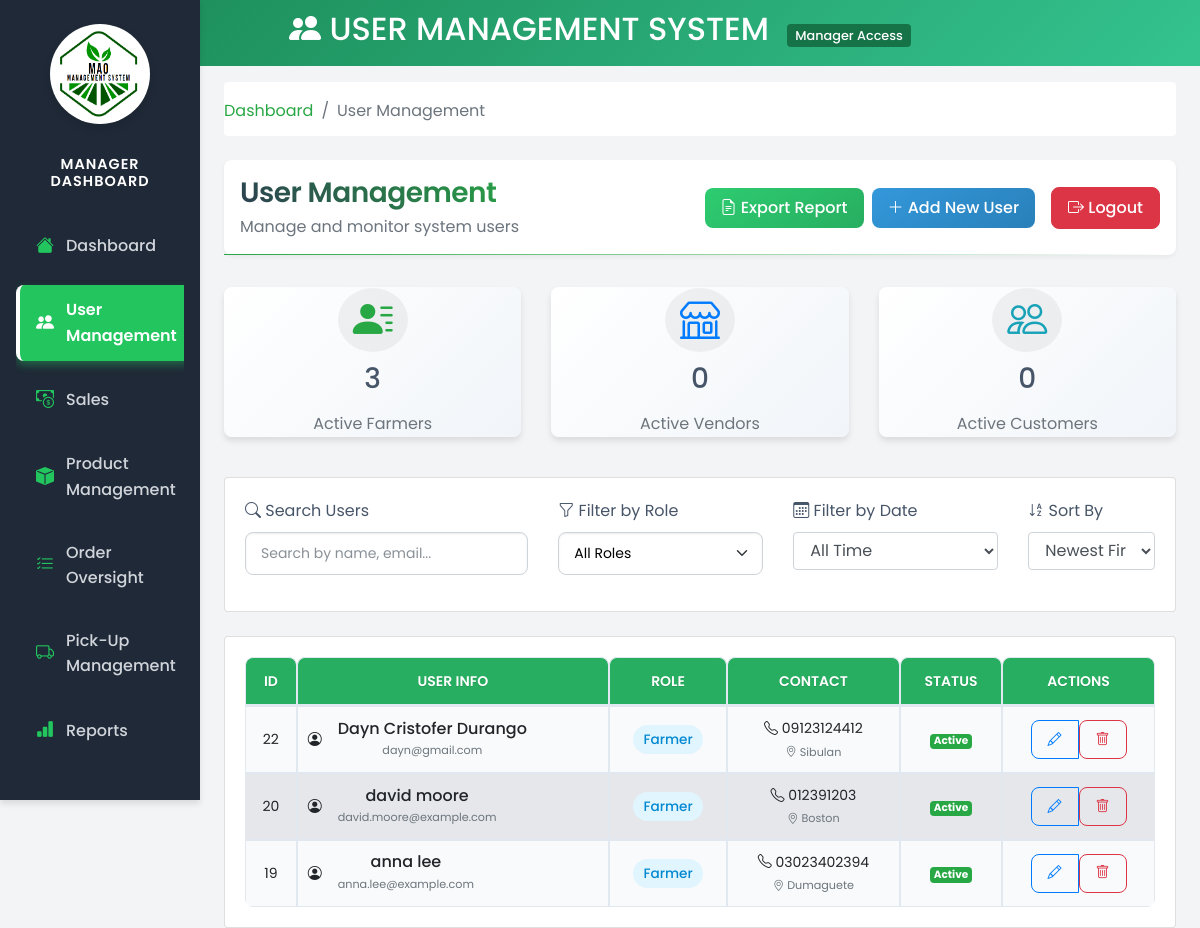
Screenshot of /views/manager/manager-user-management.php (signed in) with the database file from the repository.
### tables this page shows
CREATE TABLE `users` (
  `user_id` int(11) NOT NULL,
  `username` varchar(50) NOT NULL,
  `password` varchar(255) NOT NULL,
  `email` varchar(100) NOT NULL,
  `role_id` int(11) DEFAULT NULL,
  `created_at` timestamp NOT NULL DEFAULT current_timestamp(),
  `updated_at` timestamp NOT NULL DEFAULT current_timestamp() ON UPDATE current_timestamp(),
  `first_name` varchar(100) NOT NULL,
  `last_name` varchar(100) NOT NULL,
  `contact_number` varchar(20) DEFAULT NULL,
  `address` text DEFAULT NULL
);

CREATE TABLE `roles` (
  `role_id` int(11) NOT NULL,
  `role_name` varchar(50) NOT NULL
);

### models/user.php (called while the page is built, shortened)
<?php
require_once 'Database.php';
class User
{
    private $conn;
    public function __construct()
    {
        $database = new Database();
        $this->conn = $database->connect();
    }
    public function getUsersByRoles($roles) {
        try {
            $placeholders = str_repeat('?,', count($roles) - 1) . '?';
            $query = "SELECT u.*, r.role_name
                     FROM users u
                     JOIN roles r ON u.role_id = r.role_id
                     WHERE r.role_name IN ($placeholders)
                     ORDER BY u.user_id DESC";
            $stmt = $this->conn->prepare($query);
            $stmt->execute($roles);
            return $stmt->fetchAll(PDO::FETCH_ASSOC);
        } catch (PDOException $e) {
            error_log("Error fetching users by roles: " . $e->getMessage());
            return [];
        }
    }
    public function getRolesByType($roleTypes) {
        try {
            $placeholders = str_repeat('?,', count($roleTypes) - 1) . '?';
            $query = "SELECT * FROM roles WHERE role_name IN ($placeholders)";
            $stmt = $this->conn->prepare($query);
            $stmt->execute($roleTypes);
            return $stmt->fetchAll(PDO::FETCH_ASSOC);
        } catch (PDOException $e) {
            error_log("Error fetching roles by type: " . $e->getMessage());
            return [];
        }
    }
    public function countUsersByRole($roleName) {
        try {
            $query = "SELECT COUNT(*) as count
                     FROM users u
                     JOIN roles r ON u.role_id = r.role_id
                     WHERE r.role_name = :role_name";
            $stmt = $this->conn->prepare($query);
            $stmt->bindParam(':role_name', $roleName);
            $stmt->execute();
            $result = $stmt->fetch(PDO::FETCH_ASSOC);
            return $result['count'];
        } catch (PDOException $e) {
            error_log("Error counting users by role: " . $e->getMessage());
            return 0;
        }
    }
}
?>

### models/database.php (called while the page is built)
<?php
class Database {
    private $host = 'localhost';
    private $db = 'farmersmarketdb';
    private $user = 'root';
    private $pass = '';
    private $charset = 'utf8mb4';
    public $conn;
    public function connect() {
        if ($this->conn === null) {
            try {
                $dsn = "mysql:host=$this->host;dbname=$this->db;charset=$this->charset";
                $this->conn = new PDO($dsn, $this->user, $this->pass);
                $this->conn->setAttribute(PDO::ATTR_ERRMODE, PDO::ERRMODE_EXCEPTION);
            } catch (PDOException $e) {
                echo 'Connection failed: ' . $e->getMessage();
                exit;
            }
        }
        return $this->conn;
    }
}
?>

### views/manager/manager-user-management.php (the view, shortened to what this page needs)
<?php
require_once '../../models/User.php';
$userClass = new User();
$users = $userClass->getUsersByRoles(['Farmer', 'Vendor', 'Customer']);
$roles = $userClass->getRolesByType(['Farmer', 'Vendor', 'Customer']);
?>
<!DOCTYPE html>
<html lang="en">
<head>
    <link href="https://stackpath.bootstrapcdn.com/bootstrap/4.5.2/css/bootstrap.min.css" rel="stylesheet">
    <link href="https://cdn.jsdelivr.net/npm/bootstrap-icons/font/bootstrap-icons.css" rel="stylesheet">
    <link rel="stylesheet" href="../../public/style/admin.css">
    <link rel="stylesheet" href="../../public/style/admin-sidebar.css">
    <link rel="stylesheet" href="../../public/style/user-management.css">
</head>
<body>
    <div class="manager-header text-center">
        <h2><i class="bi bi-people-fill"></i> USER MANAGEMENT SYSTEM <span class="manager-badge">Manager Access</span></h2>
    </div>
    <div class="container-fluid">
        <div class="row">
            <?php include '../global/manager-sidebar.php'; ?>
            <main role="main" class="col-md-9 ml-sm-auto col-lg-10 px-4">
                <nav aria-label="breadcrumb" class="mt-3">
                    <ol class="breadcrumb bg-white custom-card">
                        <li class="breadcrumb-item"><a href="manager-dashboard.php">Dashboard</a></li>
                        <li class="breadcrumb-item active">User Management</li>
                    </ol>
                </nav>
                <div class="page-header d-flex justify-content-between align-items-center">
                    <div>
                        <h1 class="h2 mb-1">User Management</h1>
                        <p class="text-muted mb-0">Manage and monitor system users</p>
                    </div>
                    <div class="d-flex align-items-center">
                        <button class="btn btn-success mr-2" onclick="exportUserReport()">
                            <i class="bi bi-file-earmark-text"></i> Export Report
                        </button>
                        <button class="btn btn-primary mr-2" data-toggle="modal" data-target="#addUserModal">
                            <i class="bi bi-plus-lg"></i> Add New User
                        </button>
                        <form method="POST" class="mb-0">
                            <button type="submit" name="logout" class="btn btn-danger logout-btn">
                                <i class="bi bi-box-arrow-right"></i> Logout
                            </button>
                        </form>
                    </div>
                </div>
                <div class="row mb-4">
                    <?php
                    $roleStats = [
                        ['role' => 'Farmer', 'icon' => 'bi-person-lines-fill', 'color' => 'success'],
                        ['role' => 'Vendor', 'icon' => 'bi-shop', 'color' => 'primary'],
                        ['role' => 'Customer', 'icon' => 'bi-people', 'color' => 'info']
                    ];
                    foreach ($roleStats as $stat):
                        $count = $userClass->countUsersByRole($stat['role']);
                    ?>
                    <div class="col-md-4">
                        <div class="dashboard-card">
                            <div class="card-icon text-<?= $stat['color'] ?>">
                                <i class="bi <?= $stat['icon'] ?>"></i>
                            </div>
                            <h3 class="mb-3"><?= $count ?></h3>
                            <p class="text-muted mb-0">Active <?= $stat['role'] ?>s</p>
                        </div>
                    </div>
                    <?php endforeach; ?>
                </div>
                <div class="card mb-4">
                    <div class="card-body">
                        <div class="row">
                            <div class="col-md-4">
                                <div class="form-group">
                                    <label><i class="bi bi-search"></i> Search Users</label>
                                    <input type="text" id="searchUser" class="form-control" placeholder="Search by name, email...">
                                </div>
                            </div>
                            <div class="col-md-3">
                                <div class="form-group">
                                    <label><i class="bi bi-funnel"></i> Filter by Role</label>
                                    <select id="roleFilter" class="form-control">
                                        <option value="">All Roles</option>
                                    </select>
                                </div>
                            </div>
                            <div class="col-md-3">
                                <div class="form-group">
                                    <label><i class="bi bi-calendar3"></i> Filter by Date</label>
                                    <select id="dateFilter" class="form-control">
                                        <option value="">All Time</option>
                                    </select>
                                </div>
                            </div>
                            <div class="col-md-2">
                                <div class="form-group">
                                    <label><i class="bi bi-sort-alpha-down"></i> Sort By</label>
                                    <select id="sortFilter" class="form-control">
                                        <option value="newest">Newest First</option>
                                    </select>
                                </div>
                            </div>
                        </div>
                    </div>
                </div>
                <div class="card">
                    <div class="card-body">
                        <div class="table-responsive">
                            <table class="table table-hover">
                                <thead>
                                    <tr>
                                        <th>ID</th>
                                        <th>User Info</th>
                                        <th>Role</th>
                                        <th>Contact</th>
                                        <th>Status</th>
                                        <th>Actions</th>
                                    </tr>
                                </thead>
                                <tbody>
                                    <?php foreach ($users as $user): ?>
                                    <tr>
                                        <td><?= $user['user_id'] ?></td>
                                        <td>
                                            <div class="d-flex align-items-center">
                                                <div class="user-avatar mr-3">
                                                    <i class="bi bi-person-circle"></i>
                                                </div>
                                                <div>
                                                    <h6 class="mb-0"><?= htmlspecialchars($user['first_name'] . ' ' . $user['last_name']) ?></h6>
                                                    <small class="text-muted"><?= htmlspecialchars($user['email']) ?></small>
                                                </div>
                                            </div>
                                        </td>
                                        <td>
                                            <?php
                                            $roleName = "";
                                            foreach ($roles as $role) {
                                                if ($role['role_id'] == $user['role_id']) {
                                                    $roleName = $role['role_name'];
                                                    break;
                                                }
                                            }
                                            ?>
                                            <span class="role-badge <?= $roleName ?>"><?= $roleName ?></span>
                                        </td>
                                        <td>
                                            <div>
                                                <i class="bi bi-telephone"></i> <?= htmlspecialchars($user['contact_number']) ?>
                                            </div>
                                            <small class="text-muted">
                                                <i class="bi bi-geo-alt"></i> <?= htmlspecialchars($user['address']) ?>
                                            </small>
                                        </td>
                                        <td>
                                            <span class="badge badge-success">Active</span>
                                        </td>
                                        <td>
                                            <div class="btn-group">
                                                <button class="btn btn-sm btn-outline-primary edit-btn"
                                                        data-user-id="<?= $user['user_id'] ?>"
                                                        data-username="<?= htmlspecialchars($user['username']) ?>"
                                                        data-email="<?= htmlspecialchars($user['email']) ?>"
                                                        data-role-id="<?= $user['role_id'] ?>"
                                                        data-first-name="<?= htmlspecialchars($user['first_name']) ?>"
                                                        data-last-name="<?= htmlspecialchars($user['last_name']) ?>"
                                                        data-contact-number="<?= htmlspecialchars($user['contact_number']) ?>"
                                                        data-address="<?= htmlspecialchars($user['address']) ?>">
                                                    <i class="bi bi-pencil"></i>
                                                </button>
                                                <form method="POST" class="d-inline">
                                                    <button type="submit" name="delete_user" class="btn btn-sm btn-outline-danger"
                                                            onclick="return confirm('Are you sure you want to delete this user?');">
                                                        <i class="bi bi-trash"></i>
                                                    </button>
                                                </form>
                                            </div>
                                        </td>
                                    </tr>
                                    <?php endforeach; ?>
                                </tbody>
                            </table>
                        </div>
                    </div>
                </div>
            </main>
        </div>
    </div>
</body>
</html>

### rows the page displays
users: user_id "22", first_name+last_name "Dayn Cristofer Durango", email "dayn@gmail.com", role.role_name "Farmer", contact_number "09123124412", address "Sibulan"
users: user_id "20", first_name+last_name "david moore", email "david.moore@example.com", role.role_name "Farmer", contact_number "012391203", address "Boston"
users: user_id "19", first_name+last_name "anna lee", email "anna.lee@example.com", role.role_name "Farmer", contact_number "03023402394", address "Dumaguete"

### other values shown
$count "3"
$stat['role'] "Farmer"
$count "0"
$stat['role'] "Vendor"
$stat['role'] "Customer"
